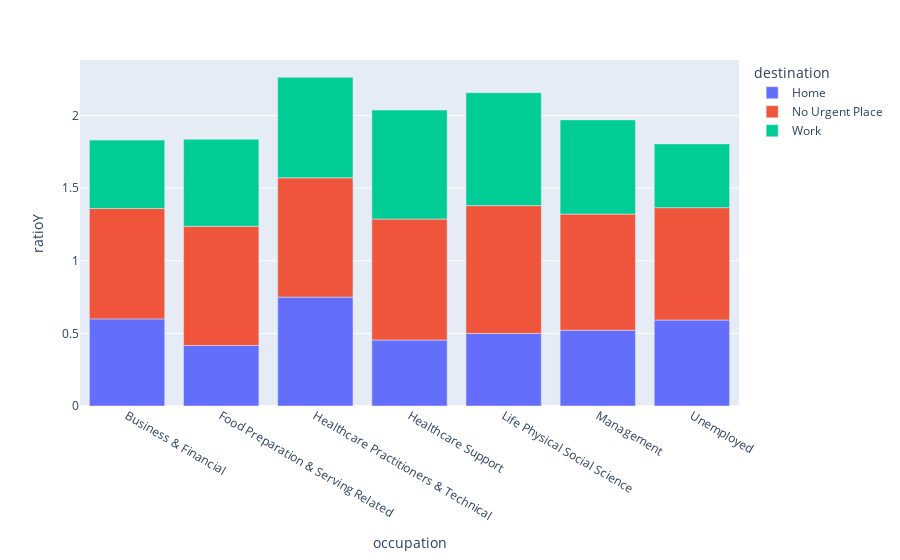

Here is the notebook cell this chart was saved with:
### Code cell
holdCountDf = occTrimDf.groupby(['occupation', 'destination'], as_index=False)[['Y']].count()
groupOccDf['count'] = holdCountDf.Y
groupOccDf['ratioY'] = groupOccDf['Y']/groupOccDf['count']
fig4 = px.bar(groupOccDf, x='occupation', y='ratioY', color='destination')
fig4.show()
#Here we have an entirely new look at the same exact data, except we ratioed the amount of people in each category, i.e.
# occupation and then destination, to the amount of people that used the coupon. Here, we can see that healthcare practioners
# have an incredibly stable chance of using the coupon no matter where they are heading. This can be used to gauge which people
# would be actually using this coupon on just a few questions. For example, are you in the Life Physical Social Science occupation
#and on your way to work? Great, we can feel safe giving them this coupon knowing 77% of people that fall in that category do
#in fact use it.

### Figure 1 — Plotly figure (JSON) as saved in the notebook; plotly's stock layout.template omitted (floating-point values rounded to 4 significant figures)
{"data": [{"alignmentgroup": "True", "hovertemplate": "destination=Home<br>occupation=%{x}<br>ratioY=%{y}<extra></extra>", "legendgroup": "Home", "marker": {"color": "#636efa", "pattern": {"shape": ""}}, "name": "Home", "offsetgroup": "Home", "orientation": "v", "showlegend": true, "textposition": "auto", "type": "bar", "x": ["Business & Financial", "Food Preparation & Serving Related", "Healthcare Practitioners & Technical", "Healthcare Support", "Life Physical Social Science", "Management", "Unemployed"], "xaxis": "x", "y": [0.6, 0.4167, 0.75, 0.4545, 0.5, 0.5217, 0.5921], "yaxis": "y"}, {"alignmentgroup": "True", "hovertemplate": "destination=No Urgent Place<br>occupation=%{x}<br>ratioY=%{y}<extra></extra>", "legendgroup": "No Urgent Place", "marker": {"color": "#EF553B", "pattern": {"shape": ""}}, "name": "No Urgent Place", "offsetgroup": "No Urgent Place", "orientation": "v", "showlegend": true, "textposition": "auto", "type": "bar", "x": ["Business & Financial", "Food Preparation & Serving Related", "Healthcare Practitioners & Technical", "Healthcare Support", "Life Physical Social Science", "Management", "Unemployed"], "xaxis": "x", "y": [0.7606, 0.8205, 0.8214, 0.8333, 0.88, 0.8, 0.7741], "yaxis": "y"}, {"alignmentgroup": "True", "hovertemplate": "destination=Work<br>occupation=%{x}<br>ratioY=%{y}<extra></extra>", "legendgroup": "Work", "marker": {"color": "#00cc96", "pattern": {"shape": ""}}, "name": "Work", "offsetgroup": "Work", "orientation": "v", "showlegend": true, "textposition": "auto", "type": "bar", "x": ["Business & Financial", "Food Preparation & Serving Related", "Healthcare Practitioners & Technical", "Healthcare Support", "Life Physical Social Science", "Management", "Unemployed"], "xaxis": "x", "y": [0.4706, 0.6, 0.6923, 0.75, 0.7778, 0.6486, 0.439], "yaxis": "y"}], "layout": {"barmode": "relative", "legend": {"title": {"text": "destination"}, "tracegroupgap": 0}, "margin": {"t": 60}, "xaxis": {"anchor": "y", "domain": [0, 1], "title": {"text": "occupation"}}, "yaxis": {"anchor": "x", "domain": [0, 1], "title": {"text": "ratioY"}}}}
